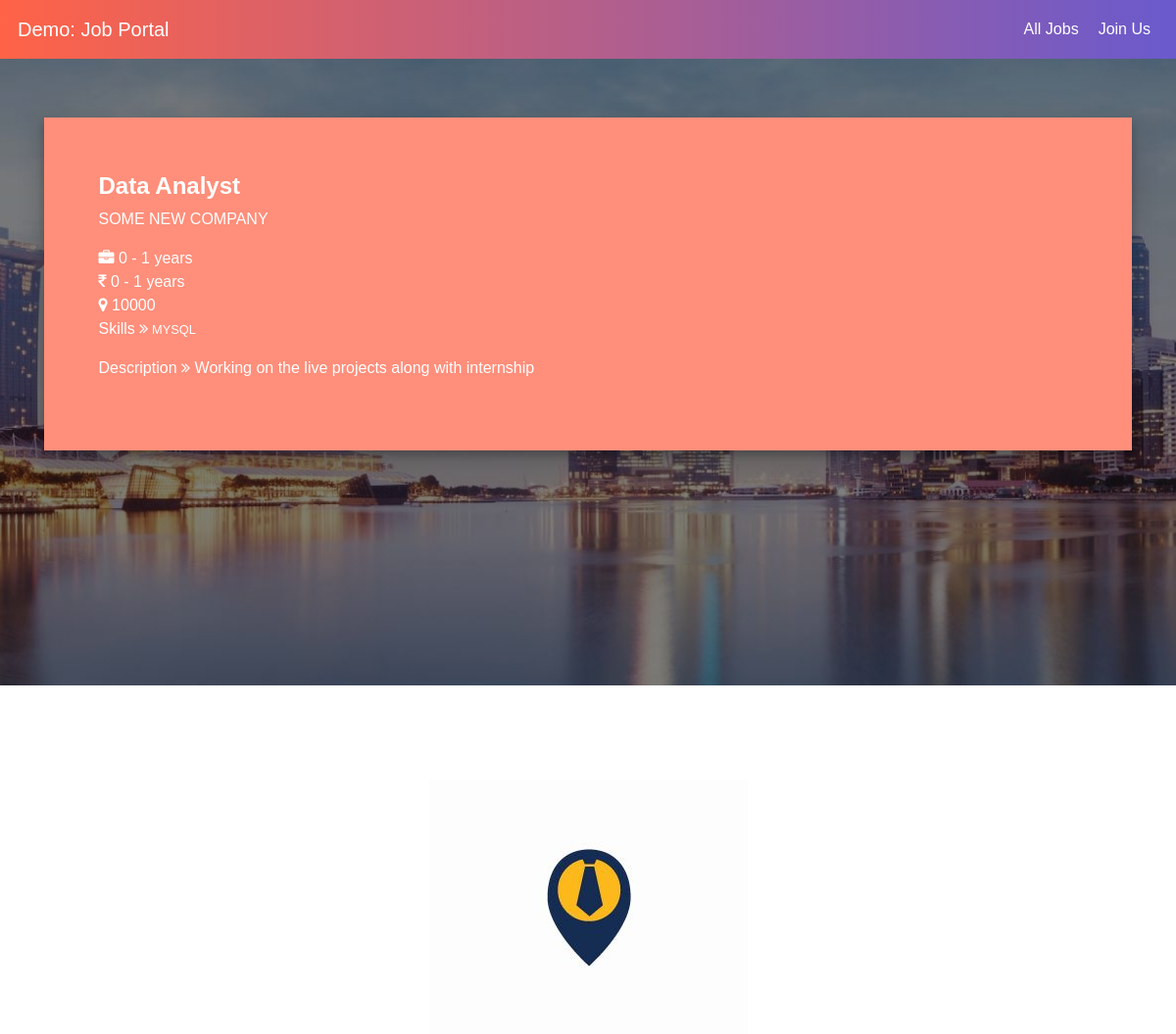
/description/2, run on the app's committed database.
### tables this page shows
CREATE TABLE `joblist` (
  `job_id` int(255) NOT NULL,
  `job_title` varchar(100) NOT NULL,
  `job_location` varchar(50) NOT NULL,
  `job_skills` varchar(150) NOT NULL,
  `job_salary` int(255) NOT NULL,
  `job_company_name` varchar(150) NOT NULL,
  `job_description` varchar(400) NOT NULL,
  `job_experience` varchar(50) NOT NULL,
  `job_employeer_email` varchar(50) NOT NULL
);

### application/controllers/Home.php (called while the page is built, shortened)
<?php
class Home extends CI_Controller {
	function __construct() {
		$this->load->library('session');
		$this->load->helper('url');
		$this->load->model('job_model');
		$this->data = $this->job_model->readJobs();
	}
	public function job()
	{
		$item = $this->data;
		$data['job'] = $item[$this->uri->segment(2)];
		$this->load->view('description',$data);
	}
}

### index.php (called while the page is built, shortened)
<?php
require_once BASEPATH.'core/CodeIgniter.php';

### application/models/Job_model.php (called while the page is built, shortened)
<?php
class Job_model extends CI_Model {
    public function readJobs(){
        $query = $this->db->get('joblist');
        return $query->result_array();
    }
}
?>

### application/views/description.php (the view)
<?php require('header.php'); ?>
<div class="banner ">
    <div class="container login-container">
        <div class="login-form-3">
				<?php
				$names = explode(",", $job['job_skills']);
				echo "<h4><b>".$job['job_title']."</b></h4>
				<p>".$job['job_company_name']."</p>
				<i class='fa fa-briefcase'></i><span> ".$job['job_experience']."</span><br/>
				<i class='fa fa-inr'></i><span> ".$job['job_experience']."</span><br/>
				<i class='fa fa-map-marker'></i><span> ".$job['job_salary']."</span>
				<p>Skills <i class='fa fa-angle-double-right'></i>";
				foreach($names as $name){ echo '<small> '.$name.'</small>'; }
				echo "<p>Description <i class='fa fa-angle-double-right'></i> ".$job['job_description'];
				?>
		</div>
    </div>
</section>
<?php require('footer.php'); ?>

### css/style.css (style rules this page uses)
* { padding: 0; margin: 0; font-family: sans-serif; }
.banner { height: 80vh; background-image: linear-gradient(rgba(0,0,0,0.5),rgba(0,0,0,0.5)),url(../images/banner1.png); background-size: cover; background-position: center; color: #fff; }

### css/registercss.css (style rules this page uses)
.login-container { padding-top:5%; margin-bottom: 5%; }
.login-form-3 { padding: 5%; background: #ff8e7a; box-shadow: 0 5px 8px 0 rgba(0, 0, 0, 0.2), 0 9px 26px 0 rgba(0, 0, 0, 0.19); }

### data on the page
joblist: job_title "Data Analyst", job_company_name "SOME NEW COMPANY", job_experience "0 - 1 years", job_salary "10000", job_skills "MYSQL", job_description "Working on the live projects along with internship"
